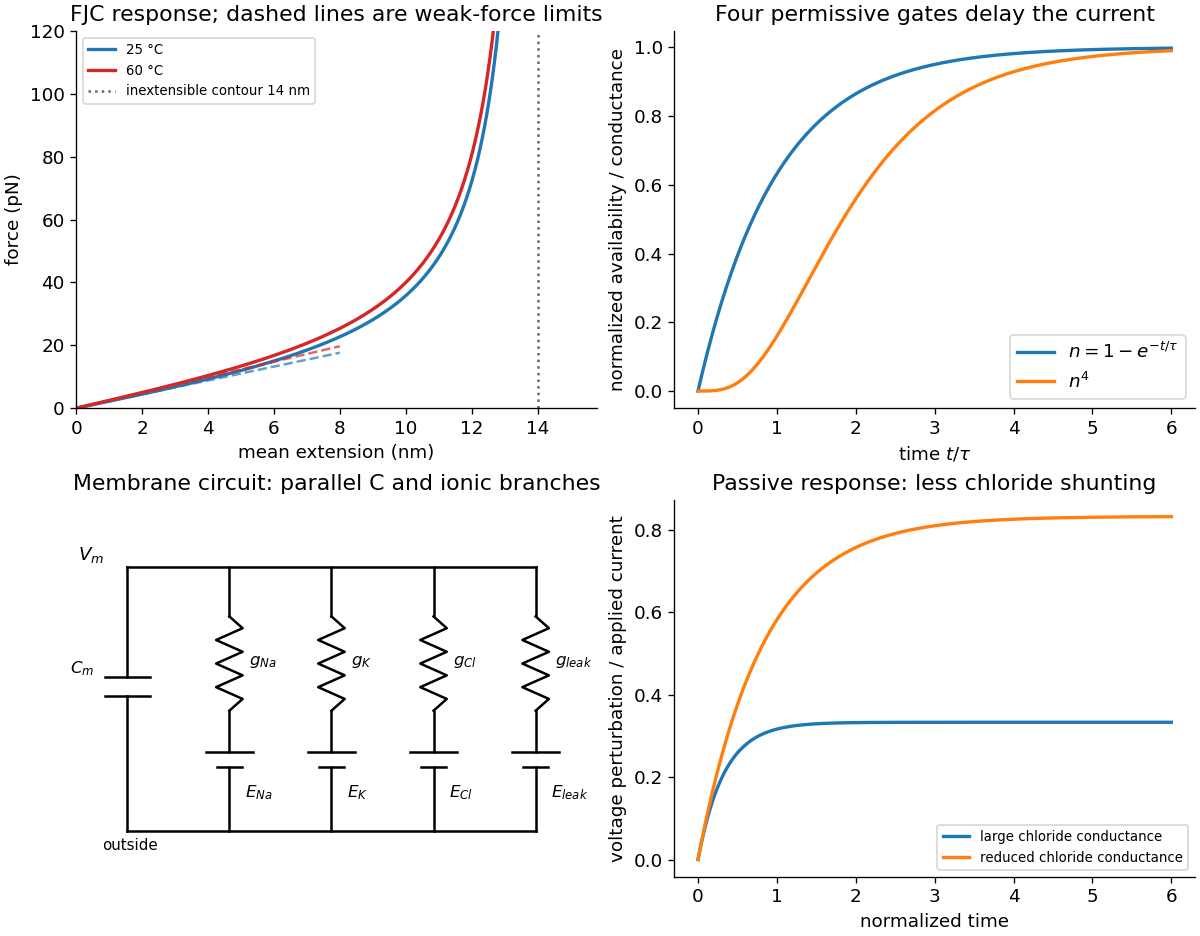

The Python source for this figure:
"""Original model illustration; Python 3.14, NumPy 2.3, Matplotlib 3.10."""
from pathlib import Path
import numpy as np
import matplotlib
matplotlib.use('Agg')
import matplotlib.pyplot as plt
from matplotlib.patches import Ellipse, Circle
plt.rcParams.update({'font.size':11,'axes.spines.top':False,'axes.spines.right':False,'figure.facecolor':'white','savefig.facecolor':'white'})

fig,axs=plt.subplots(2,2,figsize=(10,7.8),layout='constrained')
u=np.linspace(.0001,18,1201);L=1/np.tanh(u)-1/u
for T,color in [(298.15,'tab:blue'),(333.15,'tab:red')]:
    f=1.380649e-23*T*u/(.4e-9)*1e12
    axs[0,0].plot(14*L,f,label=f'{T-273.15:.0f} °C',color=color,lw=2)
    x=np.linspace(0,8,100);k=3*1.380649e-23*T/(35*(.4e-9)**2)*1e3
    axs[0,0].plot(x,k*x,'--',color=color,alpha=.7)
axs[0,0].axvline(14,color='.4',ls=':',label='inextensible contour 14 nm')
axs[0,0].set(xlabel='mean extension (nm)',ylabel='force (pN)',xlim=(0,15.8),ylim=(0,120),title='FJC response; dashed lines are weak-force limits');axs[0,0].legend(fontsize=8,loc='upper left')
t=np.linspace(0,6,401);n=1-np.exp(-t)
axs[0,1].plot(t,n,label=r'$n=1-e^{-t/\tau}$',lw=2);axs[0,1].plot(t,n**4,label=r'$n^4$',lw=2)
axs[0,1].set(xlabel=r'time $t/\tau$',ylabel='normalized availability / conductance',title='Four permissive gates delay the current');axs[0,1].legend()
ax=axs[1,0];ax.set(xlim=(-.5,4.6),ylim=(-.1,4.9));ax.axis('off');ax.set_title('Membrane circuit: parallel C and ionic branches')
ax.plot([0,4],[4,4],color='black');ax.plot([0,4],[.5,.5],color='black')
ax.text(-.35,4.1,r'$V_m$',ha='center');ax.text(-.25,.25,'outside',fontsize=9)
for x,label in [(0,'C'),(1,'Na'),(2,'K'),(3,'Cl'),(4,'leak')]:
    if x==0:
        ax.plot([x,x],[4,2.55],color='black');ax.plot([x-.22,x+.22],[2.55,2.55],color='black');ax.plot([x-.22,x+.22],[2.3,2.3],color='black');ax.plot([x,x],[2.3,.5],color='black');ax.text(x-.32,2.6,r'$C_m$',ha='right',fontsize=10)
    else:
        ax.plot([x,x],[4,3.35],color='black')
        yy=np.linspace(3.35,2.1,9);xx=x+np.array([0,.13,-.13,.13,-.13,.13,-.13,.13,0]);ax.plot(xx,yy,color='black')
        ax.plot([x,x],[2.1,1.55],color='black');ax.plot([x-.23,x+.23],[1.55,1.55],color='black');ax.plot([x-.12,x+.12],[1.35,1.35],color='black');ax.plot([x,x],[1.35,.5],color='black')
        ax.text(x+.19,2.7,f'$g_{{{label}}}$',fontsize=10);ax.text(x+.15,.95,f'$E_{{{label}}}$',fontsize=10)
for g,label in [(3,'large chloride conductance'),(1.2,'reduced chloride conductance')]:
    v=(1-np.exp(-g*t))/g;axs[1,1].plot(t,v,label=label,lw=2)
axs[1,1].set(xlabel='normalized time',ylabel='voltage perturbation / applied current',title='Passive response: less chloride shunting');axs[1,1].legend(fontsize=8)

fig.savefig(Path.cwd()/Path(__file__).with_suffix('.png').name,dpi=120,facecolor='white',transparent=False)
plt.close(fig)
